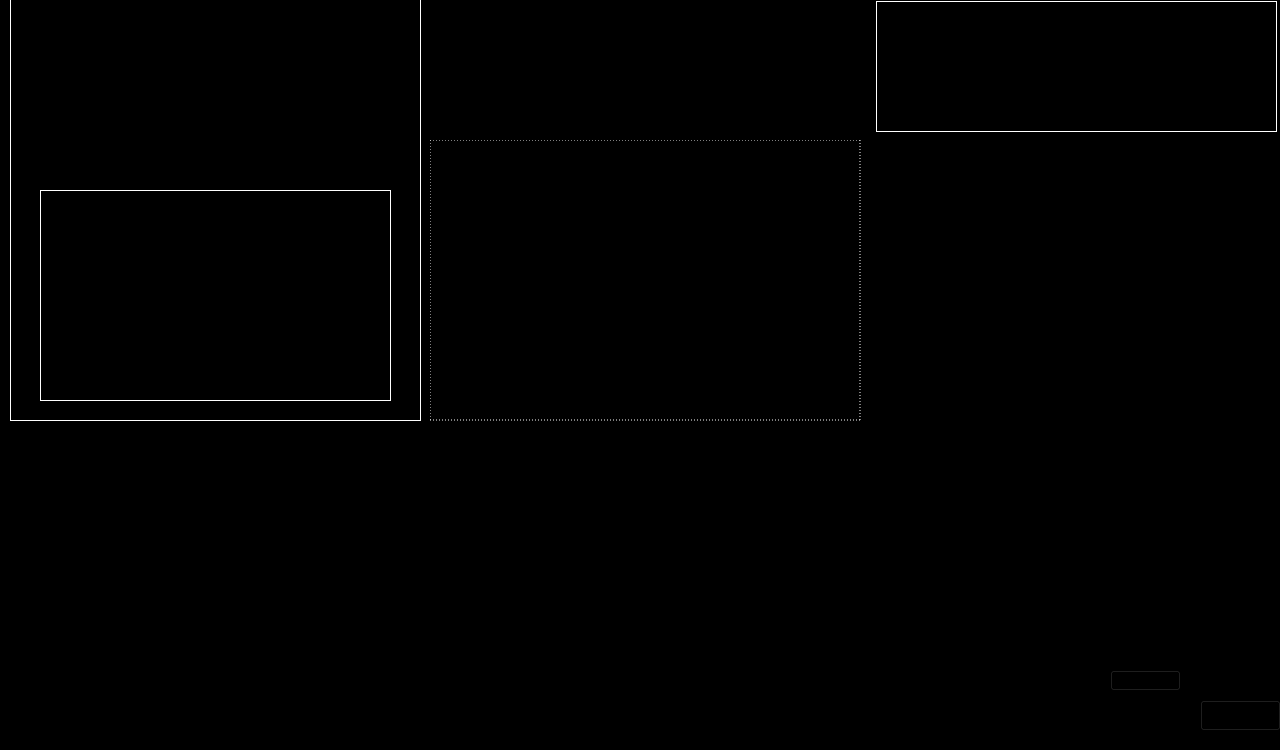
<?xml version="1.0" encoding="UTF-8"?>
<ui version="4.0">
 <class>Form</class>
 <widget class="QWidget" name="Form">
  <property name="geometry">
   <rect>
    <x>0</x>
    <y>0</y>
    <width>1280</width>
    <height>750</height>
   </rect>
  </property>
  <property name="windowTitle">
   <string>Form</string>
  </property>
  <property name="styleSheet">
   <string notr="true">background-color: rgb(0, 0, 0);</string>
  </property>
  <widget class="QLabel" name="Jarvis_label">
   <property name="geometry">
    <rect>
     <x>430</x>
     <y>10</y>
     <width>431</width>
     <height>111</height>
    </rect>
   </property>
   <property name="text">
    <string/>
   </property>
   <property name="pixmap">
    <pixmap>avengero-regular (2).png</pixmap>
   </property>
   <property name="scaledContents">
    <bool>true</bool>
   </property>
  </widget>
  <widget class="QLabel" name="label">
   <property name="geometry">
    <rect>
     <x>430</x>
     <y>140</y>
     <width>431</width>
     <height>281</height>
    </rect>
   </property>
   <property name="styleSheet">
    <string notr="true">border:1px dashed white;</string>
   </property>
   <property name="text">
    <string/>
   </property>
   <property name="pixmap">
    <pixmap resource="GUI.qrc">:/G.U.I Material/ExtraGui/Jarvis_Gui (1).gif</pixmap>
   </property>
   <property name="scaledContents">
    <bool>true</bool>
   </property>
  </widget>
  <widget class="QLabel" name="label_2">
   <property name="geometry">
    <rect>
     <x>870</x>
     <y>140</y>
     <width>401</width>
     <height>281</height>
    </rect>
   </property>
   <property name="styleSheet">
    <string notr="true">background-color: transparent;</string>
   </property>
   <property name="text">
    <string/>
   </property>
   <property name="pixmap">
    <pixmap resource="GUI.qrc">:/G.U.I Material/B.G/Iron_Template_2.jpg</pixmap>
   </property>
   <property name="scaledContents">
    <bool>true</bool>
   </property>
  </widget>
  <widget class="QFrame" name="frame">
   <property name="geometry">
    <rect>
     <x>0</x>
     <y>430</y>
     <width>1301</width>
     <height>311</height>
    </rect>
   </property>
   <property name="frameShape">
    <enum>QFrame::StyledPanel</enum>
   </property>
   <property name="frameShadow">
    <enum>QFrame::Raised</enum>
   </property>
   <widget class="QTextEdit" name="textEdit">
    <property name="geometry">
     <rect>
      <x>0</x>
      <y>0</y>
      <width>1191</width>
      <height>231</height>
     </rect>
    </property>
    <property name="font">
     <font>
      <family>The Mighty Avengers</family>
      <pointsize>20</pointsize>
     </font>
    </property>
    <property name="placeholderText">
     <string>Terminal Output Goes Here</string>
    </property>
   </widget>
   <widget class="QLineEdit" name="entecomm">
    <property name="geometry">
     <rect>
      <x>0</x>
      <y>230</y>
      <width>1191</width>
      <height>41</height>
     </rect>
    </property>
    <property name="font">
     <font>
      <family>The Mighty Avengers</family>
      <pointsize>15</pointsize>
     </font>
    </property>
    <property name="placeholderText">
     <string>Enter Your Command</string>
    </property>
   </widget>
   <widget class="QPushButton" name="start_button_3">
    <property name="geometry">
     <rect>
      <x>1110</x>
      <y>240</y>
      <width>71</width>
      <height>21</height>
     </rect>
    </property>
    <property name="cursor">
     <cursorShape>PointingHandCursor</cursorShape>
    </property>
    <property name="styleSheet">
     <string notr="true">border-image: url(:/G.U.I Material/Buttons/avengero-regular (3).png);
background-color:transparent;</string>
    </property>
    <property name="text">
     <string/>
    </property>
   </widget>
   <widget class="QLabel" name="label_3">
    <property name="geometry">
     <rect>
      <x>0</x>
      <y>270</y>
      <width>1281</width>
      <height>71</height>
     </rect>
    </property>
    <property name="font">
     <font>
      <family>Times New Roman</family>
     </font>
    </property>
    <property name="text">
     <string/>
    </property>
    <property name="pixmap">
     <pixmap>:/G.U.I Material/Buttons/wave.gif</pixmap>
    </property>
    <property name="scaledContents">
     <bool>true</bool>
    </property>
   </widget>
  </widget>
  <widget class="QPushButton" name="start_button_2">
   <property name="geometry">
    <rect>
     <x>1200</x>
     <y>700</y>
     <width>81</width>
     <height>31</height>
    </rect>
   </property>
   <property name="cursor">
    <cursorShape>PointingHandCursor</cursorShape>
   </property>
   <property name="styleSheet">
    <string notr="true">border-image: url(:/G.U.I Material/Buttons/avengero-regular.png);
background-color:transparent;</string>
   </property>
   <property name="text">
    <string/>
   </property>
  </widget>
  <widget class="QLabel" name="DOUBLE">
   <property name="geometry">
    <rect>
     <x>10</x>
     <y>-10</y>
     <width>411</width>
     <height>431</height>
    </rect>
   </property>
   <property name="styleSheet">
    <string notr="true">border:1px solid white;</string>
   </property>
   <property name="text">
    <string/>
   </property>
   <property name="pixmap">
    <pixmap resource="GUI.qrc">:/G.U.I Material/B.G/gyhf.jpg</pixmap>
   </property>
   <property name="scaledContents">
    <bool>true</bool>
   </property>
  </widget>
  <widget class="QLabel" name="P1">
   <property name="geometry">
    <rect>
     <x>60</x>
     <y>30</y>
     <width>311</width>
     <height>131</height>
    </rect>
   </property>
   <property name="text">
    <string/>
   </property>
   <property name="pixmap">
    <pixmap resource="GUI.qrc">:/G.U.I Material/ExtraGui/B.G_Template_1.gif</pixmap>
   </property>
   <property name="scaledContents">
    <bool>true</bool>
   </property>
  </widget>
  <widget class="QLabel" name="P2">
   <property name="geometry">
    <rect>
     <x>40</x>
     <y>190</y>
     <width>351</width>
     <height>211</height>
    </rect>
   </property>
   <property name="styleSheet">
    <string notr="true">border:1px solid white;</string>
   </property>
   <property name="text">
    <string/>
   </property>
   <property name="pixmap">
    <pixmap resource="GUI.qrc">:/G.U.I Material/VoiceReg/__1.gif</pixmap>
   </property>
   <property name="scaledContents">
    <bool>true</bool>
   </property>
  </widget>
  <widget class="QLabel" name="P3">
   <property name="geometry">
    <rect>
     <x>876</x>
     <y>1</y>
     <width>401</width>
     <height>131</height>
    </rect>
   </property>
   <property name="styleSheet">
    <string notr="true">border:1px solid white;</string>
   </property>
   <property name="text">
    <string/>
   </property>
   <property name="pixmap">
    <pixmap resource="GUI.qrc">:/G.U.I Material/ExtraGui/loading_1.gif</pixmap>
   </property>
   <property name="scaledContents">
    <bool>true</bool>
   </property>
  </widget>
  <widget class="QLabel" name="speak">
   <property name="geometry">
    <rect>
     <x>90</x>
     <y>200</y>
     <width>261</width>
     <height>181</height>
    </rect>
   </property>
   <property name="styleSheet">
    <string notr="true">
border-image: url(:/G.U.I Material/Buttons/d921358f2b283ff6d4e364dde38ee40a.gif);</string>
   </property>
   <property name="text">
    <string/>
   </property>
   <property name="scaledContents">
    <bool>true</bool>
   </property>
  </widget>
  <widget class="QLabel" name="sleeping">
   <property name="geometry">
    <rect>
     <x>86</x>
     <y>211</y>
     <width>271</width>
     <height>171</height>
    </rect>
   </property>
   <property name="styleSheet">
    <string notr="true">border-image: url(:/G.U.I Material/VoiceReg/Ntuks.gif);</string>
   </property>
   <property name="text">
    <string/>
   </property>
  </widget>
  <zorder>frame</zorder>
  <zorder>Jarvis_label</zorder>
  <zorder>label</zorder>
  <zorder>label_2</zorder>
  <zorder>start_button_2</zorder>
  <zorder>DOUBLE</zorder>
  <zorder>P1</zorder>
  <zorder>P2</zorder>
  <zorder>P3</zorder>
  <zorder>speak</zorder>
  <zorder>sleeping</zorder>
 </widget>
 <resources>
  <include location="GUI.qrc"/>
  <include location="GUI.qrc"/>
 </resources>
 <connections/>
</ui>
